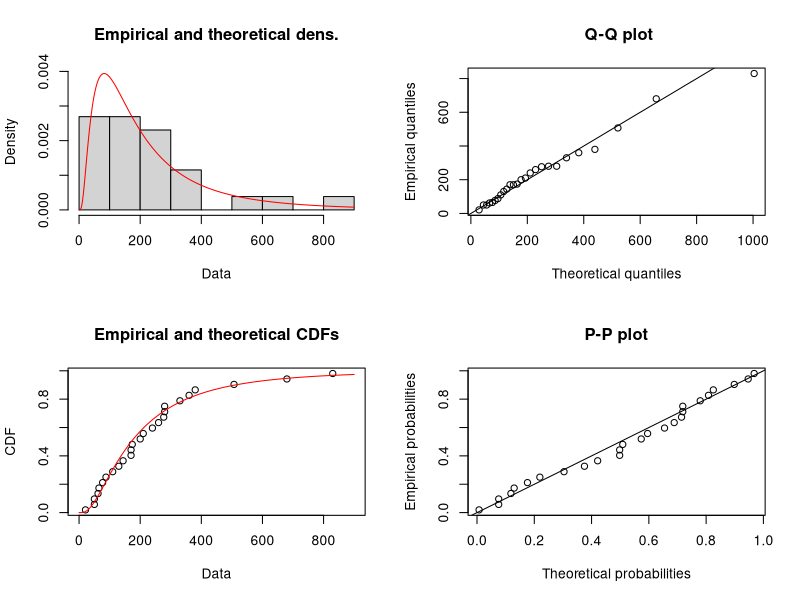
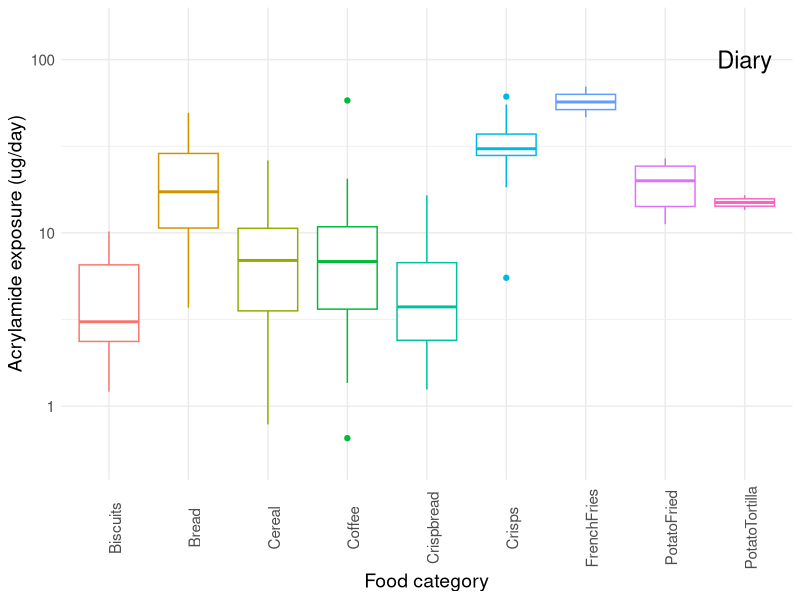
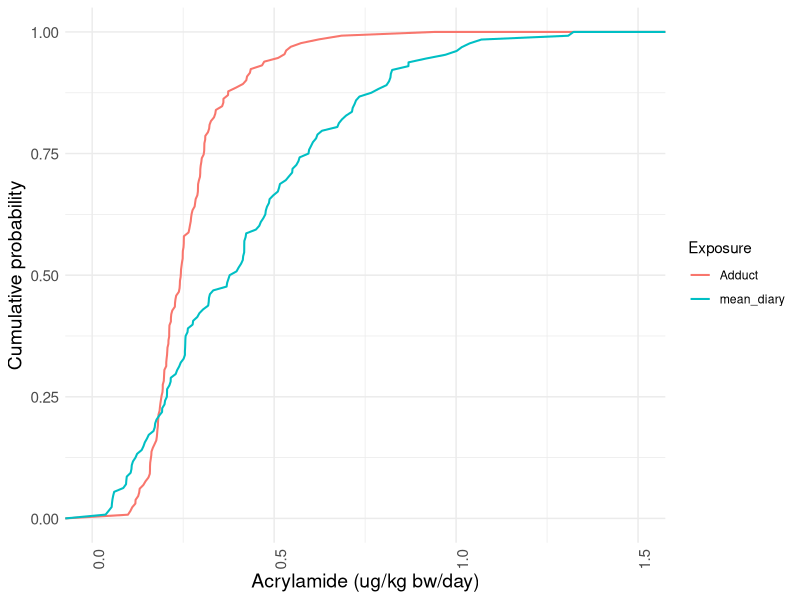
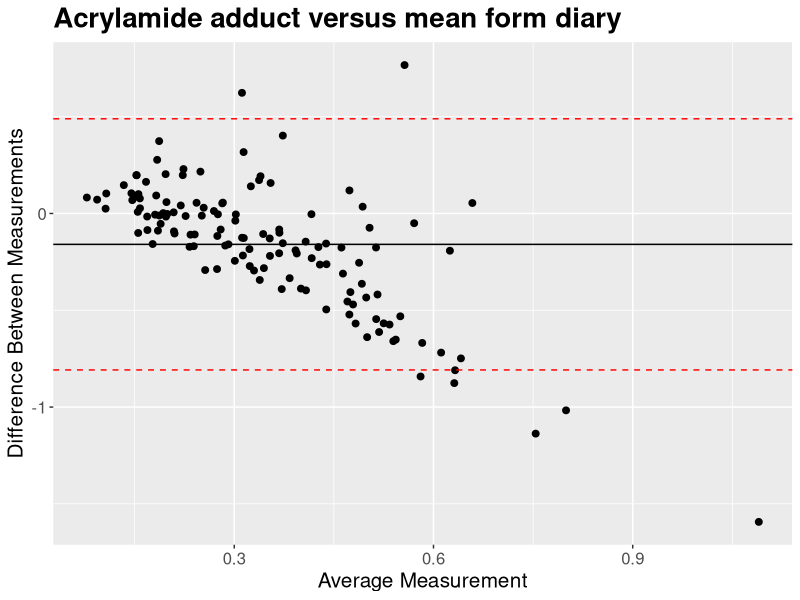
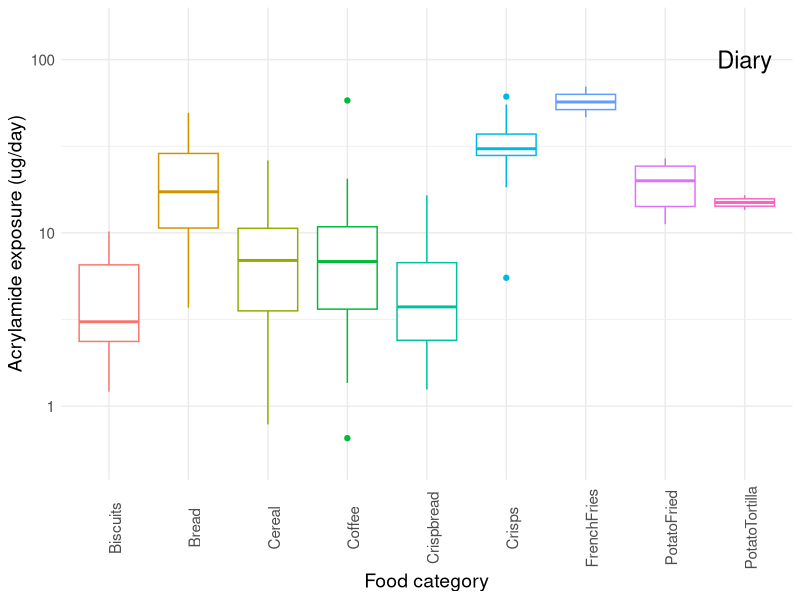
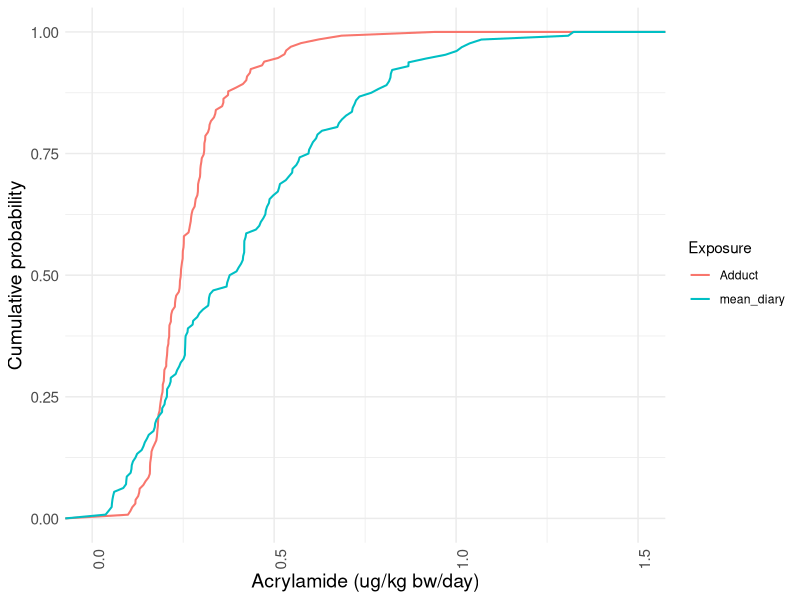
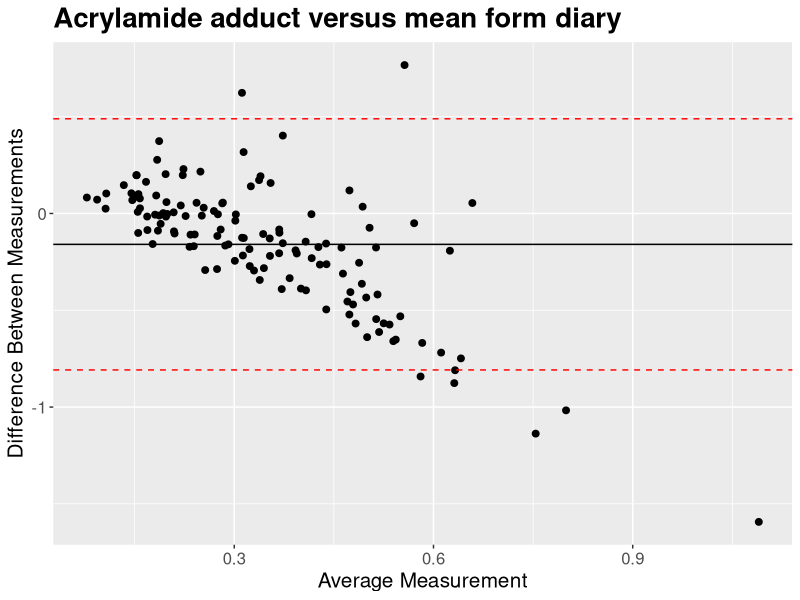

The R script that drew these images, in order:
## ---- chunk 1
knitr::opts_chunk$set(
  comment = "#>", echo = TRUE, warning = FALSE, error = FALSE, message = FALSE, fig.width = 6)
## ---- chunk 2

library(ggplot2)
library(ggpubr)
library(survival)
library(fitdistrplus)
library(openxlsx)
library(tidyverse)
library(kableExtra)

## ---- chunk 3

HOME <- "F:/Forskningsprosjekter/PDB 1996 - EUROMIX - European t_/Forskningsfiler/TRHU/R/Acrylamide_exposure"
setwd(HOME)

## ---- chunk 4

newday <- file.path('F:/Forskningsprosjekter/PDB 1996 - EUROMIX - European t_/Forskningsfiler/TRHU/R/Acrylamide_exposure/Results', Sys.Date())
dir.create(newday)

## ---- chunk 5
ConcAcrylamide <- read_csv2("./Data/NO_2014_akrylamid_Trine_240522.csv")

FoodIntakeDay1_dummy <- read_csv2("./Data/EuroMix_dummy_foodconsum_diary1.csv")

SexWeight_dummy <- read_csv2("./Data/EuroMix_dummy_sex_weight.csv")

Adduct_dummy <- read_csv2("./Data/EuroMix_dummy_AdductExp.csv")
Adduct_dummy<-na.omit(Adduct_dummy)# remove NA from Adduct dataset


## ---- chunk 6

Lognorm_Loc <- function(x){
  log(
    x$mean^2/sqrt(x$sd^2+x$mean^2)
  )
  
}


Lognorm_shape <- function(x){
  sqrt(
    log(
      1 + x$sd^2/x$mean^2
    )
  )
}
## ---- chunk 7
Sum <-function(x){
  x %>%
  group_by(FoodCat) %>%
  summarise(
    N = n(),
    mean = mean(Conc, na.rm=TRUE),
    sd=sd(Conc, na.rm=TRUE),
    min=min(Conc, na.rm=TRUE),
    P05=quantile(Conc, .05, na.rm=TRUE),
    P50=quantile(Conc, .50, na.rm=TRUE),
    P95=quantile(Conc, .95, na.rm=TRUE),
    max=max(Conc, na.rm=TRUE)
  )
}  

Sum_1 <-function(x){
  x %>%
  group_by(IDkode) %>%
  summarise(
    N = n(),
    mean = mean(value, na.rm=TRUE),
    sd=sd(value, na.rm=TRUE),
    min=min(value, na.rm=TRUE),
    P05=quantile(value, .05, na.rm=TRUE),
    P50=quantile(value, .50, na.rm=TRUE),
    P95=quantile(value, .95, na.rm=TRUE),
    max=max(value, na.rm=TRUE)
  )
}  
## ---- chunk 8

MC_Sim <- function(x, y ,z){
  set.seed(123)
  MC <- 1000
  x <- array(dim = c(nrow(y),nrow(z),MC))
  y[,1] <- NULL
  for (u in 1:MC){
    for(i in 1:nrow(z)){
      x[,i,u] <- y[,i]*
      rlnorm(n=1,z$Loc[i], z$Shape[i])
  }
 }
  return(x)
}


## ---- chunk 9

ConcAcrylamide <- ConcAcrylamide %>% # select the variables you want to use
  dplyr::select(FoodCat,Conc)


ConcAcrylamide %>% replace_na(list(Conc = 0)) # replace NAs by zero

## ---- chunk 10
ConcAcrylamide_wide <- ConcAcrylamide %>% mutate(observations = 1:n()) # define each entry as individual observations. Otherwise spread will not work
ConcAcrylamide_wide <- spread(ConcAcrylamide_wide, FoodCat, Conc) # A lot of NAs, but will be removed when making a vector


Biscuits <- as.vector(ConcAcrylamide_wide$Biscuits)
Biscuits <- Biscuits[!is.na(Biscuits)] # remowe the NA's

Crisps <- as.vector(ConcAcrylamide_wide$Crisps)
Crisps <- Crisps[!is.na(Crisps)] # remowe the NA's

Crispbread <- as.vector(ConcAcrylamide_wide$Crispbread)
Crispbread <- Crispbread[!is.na(Crispbread)] # remowe the NA's
## ---- chunk 11
# lognormal
fit.lnorm <- fitdist(Biscuits, "lnorm")
plot(fit.lnorm)

# gamma
fit.gamma <- fitdist(Biscuits, "gamma")
#plot(fit.gamma)


# weibull
fit.weibull <- fitdist(Biscuits, "weibull")
#plot(fit.weibull)
## ---- chunk 12
# lognormal
fit.lnorm <- fitdist(Crisps, "lnorm")
#plot(fit.lnorm)

# gamma
fit.gamma <- fitdist(Crisps, "gamma")
#plot(fit.gamma)


# weibull
fit.weibull <- fitdist(Crisps, "weibull")
#plot(fit.weibull)


# normal distribution
fit.norm <- fitdist(Crisps, "norm")
#plot(fit.norm)
## ---- chunk 13
# lognormal
fit.lnorm <- fitdist(Crispbread, "lnorm")
#plot(fit.lnorm)

# gamma
fit.gamma <- fitdist(Crispbread, "gamma")
#plot(fit.gamma)

# normal distribution
fit.norm <- fitdist(Crispbread, "norm")
#plot(fit.norm)
## ---- chunk 14
SumConcAcrylamide <- Sum(ConcAcrylamide)

knitr::kable(SumConcAcrylamide, digits = 1) %>% kable_styling(font_size = 10, bootstrap_options = c("striped"))
## ---- chunk 15
SumConcAcrylamide<- SumConcAcrylamide[!SumConcAcrylamide$FoodCat == "Mixed", ]
SumConcAcrylamide<- SumConcAcrylamide[!SumConcAcrylamide$FoodCat == "CoffeeBean", ]
SumConcAcrylamide<- SumConcAcrylamide[!SumConcAcrylamide$FoodCat == "Crisps_veg", ]
## ---- chunk 16
SumConcAcrylamide$Loc <- SumConcAcrylamide %>% Lognorm_Loc()
SumConcAcrylamide$Shape <- SumConcAcrylamide %>% Lognorm_shape()
## ---- chunk 17
write.xlsx(SumConcAcrylamide,
           file = file.path(newday,"SumConcAcrylamide.xlsx"),
           colNames = TRUE, borders = "rows"
)
## ---- chunk 18
FoodIntakeDay1_dummy <- dplyr::select(FoodIntakeDay1_dummy, c(IDkode, Biscuits,Bread,Cereal, Coffee, Crispbread, Crisps, FrenchFries, PotatoFried, PotatoTortilla))

FoodIntakeDay1_dummy <- as.data.frame(FoodIntakeDay1_dummy)# make the file a data frame


knitr::kable(head(FoodIntakeDay1_dummy), digits = 2) %>% kable_styling(font_size = 10, bootstrap_options = c("striped"))
## ---- chunk 19
Acrylamide_Diary_dummy <- MC_Sim(Acrylamide_Diary, FoodIntakeDay1_dummy, SumConcAcrylamide)/1000 # divide on 1000 to get ug/day

print(Acrylamide_Diary_dummy[1,,7]) # to check the data

## ---- chunk 20
Acrylamide_Diary_dummy_t <- as_tibble(matrix(NA, nrow = nrow(Acrylamide_Diary_dummy), ncol = 1000))

for (i in 1:1000){
  Acrylamide_Diary_dummy_t[,i] <- rowSums(Acrylamide_Diary_dummy [,,i]) 
  } 

Acrylamide_Diary_dummy_t$IDkode <- FoodIntakeDay1_dummy$IDkode #Get IDs

## ---- chunk 21
Acrylamide_Diary_dummy_t <- gather(Acrylamide_Diary_dummy_t, MC, value, 1:1000)
## ---- chunk 22
SumAcrylamideDiaryTotal_dummy <- Sum_1(Acrylamide_Diary_dummy_t) # ug/day
knitr::kable(head(SumAcrylamideDiaryTotal_dummy), digits = 2) %>% kable_styling(font_size = 10, bootstrap_options = c("striped"))
## ---- chunk 23
write.xlsx(SumAcrylamideDiaryTotal_dummy,
           file = file.path(newday, "SumAcrylamideDiaryTotal_dummy.xlsx"),
           colNames = TRUE, borders = "rows"
)
## ---- chunk 24
SumAcrylamideDiaryTotal_dummy_kg <- merge(SumAcrylamideDiaryTotal_dummy, SexWeight_dummy, by = "IDkode", all = TRUE) 
SumAcrylamideDiaryTotal_dummy_kg <- na.omit(SumAcrylamideDiaryTotal_dummy_kg) # remove NAs
SumAcrylamideDiaryTotal_dummy_kg <- SumAcrylamideDiaryTotal_dummy_kg[,3:9]/SumAcrylamideDiaryTotal_dummy_kg$con_weight
SumAcrylamideDiaryTotal_dummy_kg$IDkode <- SumAcrylamideDiaryTotal_dummy$IDkode
## ---- chunk 25
write.xlsx(SumAcrylamideDiaryTotal_dummy_kg,
           file = file.path(newday,"SumAcrylamideDiaryTotal_dummy_kg.xlsx"),
           colNames = TRUE, borders = "rows"
)
## ---- chunk 26

Acrylamide_Diary_FoodCat_dummy <- as_tibble(matrix(NA, nrow = nrow(Acrylamide_Diary_dummy), ncol = 9))

for (i in 1:9){
  Acrylamide_Diary_FoodCat_dummy[,i] <- rowSums(Acrylamide_Diary_dummy[,i,], na.rm = TRUE)/1000
}

ColName_FoodCat <- names(FoodIntakeDay1_dummy[,2:10])  #The coloumns named with food categories
ColName_FoodCat
colnames(Acrylamide_Diary_FoodCat_dummy) <- ColName_FoodCat

Acrylamide_Diary_FoodCat_dummy$IDkode <- FoodIntakeDay1_dummy[,1]

Acrylamide_Diary_FoodCat_dummy <- gather(Acrylamide_Diary_FoodCat_dummy, FoodCat, Conc, Biscuits:PotatoTortilla, factor_key = TRUE )


## ---- chunk 27
SumAcrylamide_Diary_FoodCat_dummy <- Sum(Acrylamide_Diary_FoodCat_dummy)
## ---- chunk 28
write.xlsx(SumAcrylamide_Diary_FoodCat_dummy,
           file = file.path(newday,"SumAcrylamide_Diary_FoodCat_dummy.xlsx"),
           colNames = TRUE, borders = "rows"
)
## ---- chunk 29
Plot_acrylamide_Diary_FoodCat_dummy <- ggplot(data = Acrylamide_Diary_FoodCat_dummy, aes(y=Conc, x=FoodCat, colour = FoodCat)) +
  geom_boxplot()+
  scale_colour_hue()+
  theme_minimal()+
  scale_y_log10(limits=c(0.5,150), labels = scales::comma)+
  theme(axis.text.x = element_text(angle = 90, size = 11), axis.title = element_text(size = 14),
        axis.text.y = element_text(size = 11),legend.position= "none")+
  xlab("Food category")+
  ylab("Acrylamide exposure (ug/day)")+
  annotate("text", x=9, y=100, label="Diary", size=6)

Plot_acrylamide_Diary_FoodCat_dummy


ggsave(filename=file.path(newday, "Plot_acrylamide_Diary_FoodCat_dummy.jpeg"),
       device = NULL,
       width=NA,
       height=NA,
       units="mm")

## ---- chunk 30

Exposure_all_dummy <- SumAcrylamideDiaryTotal_dummy_kg %>% 
  dplyr::select(IDkode,mean, P50)%>%
  left_join(Adduct_dummy,by = "IDkode" )

Exposure_all_dummy<- na.omit(Exposure_all_dummy)

## ---- chunk 31
write.xlsx(Exposure_all_dummy,
           file = file.path(newday,"Exposure_all_dummy.xlsx"),
           colNames = TRUE, borders = "rows"
)
## ---- chunk 32

A = c(Exposure_all_dummy$ADDUCT, Exposure_all_dummy$mean)
B = replicate(nrow(Exposure_all_dummy),"Adduct")
C = replicate(nrow(Exposure_all_dummy),"mean_diary")
E = c(B,C)

Acrylamide_mean <- as.data.frame(matrix(NA,nrow = nrow(Exposure_all_dummy)*2, ncol = 2))
Acrylamide_mean[1] <- A
Acrylamide_mean[2] <- E

names(Acrylamide_mean)[1] <- "Acrylamide"
names(Acrylamide_mean)[2] <- "Exposure"

Acrylamide_mean<- as.data.frame(Acrylamide_mean)

## ---- chunk 33


Plot_Acrylamide_mean <- ggplot(data = Acrylamide_mean, aes(Acrylamide, colour = Exposure)) +
  geom_line(stat = "ecdf", size = 0.7)+
  scale_colour_hue()+
  theme_minimal()+
  scale_x_continuous(limits=c(0.001, 1.5))+
  theme(axis.text.x = element_text(angle = 90, size = 11), axis.title = element_text(size = 14),
        axis.text.y = element_text(size = 11))+
  xlab("Acrylamide (ug/kg bw/day)")+
  ylab("Cumulative probability")

Plot_Acrylamide_mean

ggsave(filename=file.path(newday,"Plot_Acrylamide_mean.jpeg"),
       device = NULL,
       width=NA,
       height=NA,
       units="mm")
## ---- chunk 34
Exposure_all_dummy <- Exposure_all_dummy %>% mutate(avg_mean = rowMeans(Exposure_all_dummy %>% dplyr::select("ADDUCT", "mean"))) # calculate means of the to measurments for each ID
Exposure_all_dummy$diff <- Exposure_all_dummy$ADDUCT - Exposure_all_dummy$mean # calculate difference in measurements for each ID


mean_diff <- mean(Exposure_all_dummy$diff) # calculate average difference
lower_diff <- mean_diff - 1.96*sd(Exposure_all_dummy$diff) # calculate lower 95% conf int
upper_diff <- mean_diff + 1.96*sd(Exposure_all_dummy$diff) # calculate lower 95% conf int


Plot_BA_adduct_meanDiary <- ggplot(Exposure_all_dummy, aes(x = avg_mean, y = diff)) +
  geom_point(size=2) +
  geom_hline(yintercept = mean_diff) +
  geom_hline(yintercept = lower_diff, color = "red", linetype="dashed") +
  geom_hline(yintercept = upper_diff, color = "red", linetype="dashed") +
  ggtitle("Acrylamide adduct versus mean form diary") +
  ylab("Difference Between Measurements") +
  xlab("Average Measurement")+
  theme(plot.title = element_text(size = 20, face = "bold"), axis.text=element_text(size=12), axis.title=element_text(size=15))

Plot_BA_adduct_meanDiary

ggsave(filename=file.path(newday, "Plot_BA_adduct_meanDiary.jpeg"),
       device = NULL,
       width=NA,
       height=NA,
       units="mm")
